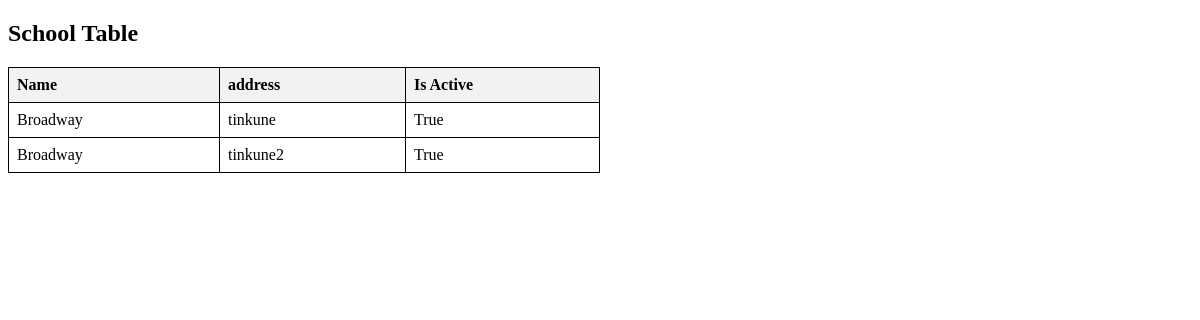
The page /home/school on the database as committed earlier.
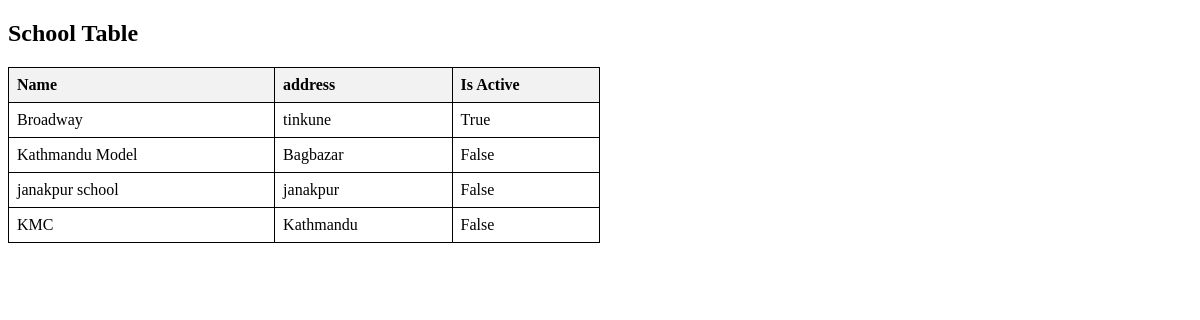
The same page on the database as committed later.
### home/models.py (models this page shows, shortened)
class School(models.Model):
    name = models.CharField(max_length=50, verbose_name="School Name")
    school_unique_code = models.CharField(max_length=20,unique=True, help_text="add unique value", verbose_name="School code")
    address = models.CharField(max_length=30)
    is_active  = models.BooleanField(default=False)
    created_at = models.DateTimeField(auto_now_add=True)
    updated_at = models.DateTimeField(auto_now=True)

### home/views.py (the view)
# urls.py: path("school", school_list, name="school-list"),
def school_list(request):
    school = School.objects.all()
    return render(request, 'school/school.html', {"school":school})

### home/templates/school/school.html (shortened to what this page needs)
<!DOCTYPE html>
<html>
<head>
</head>
<body>
<h2>School Table</h2>
<table>
    <tr>
        <th>Name</th>
        <th>address</th>
        <th>Is Active</th>
    </tr>
    {% for i in school %}
        <tr>
            <td>{{i.name}}</td>
            <td>{{i.address}}</td>
            <td>{{i.is_active}}</td>
        </tr>
    {% endfor %}
</table>
</body>
</html>

### home/templates/school/school.html (style rules this page uses)
table { border-collapse: collapse; width: 50%; }
th, td { border: 1px solid black; padding: 8px; text-align: left; }
th { background-color: #f2f2f2; }

Rows that differ between the two databases and show on the page:
removed School: name "Broadway", address "tinkune2", is_active "True"
added School: name "Kathmandu Model", address "Bagbazar", is_active "False"
added School: name "janakpur school", address "janakpur", is_active "False"
added School: name "KMC", address "Kathmandu", is_active "False"
